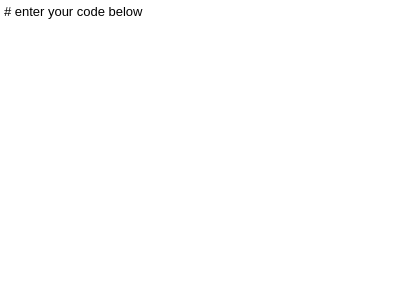
<ui version="4.0" >
 <class>BasicEditor</class>
 <widget class="QWidget" name="BasicEditor" >
  <property name="geometry" >
   <rect>
    <x>0</x>
    <y>0</y>
    <width>400</width>
    <height>300</height>
   </rect>
  </property>
  <property name="windowTitle" >
   <string>Form</string>
  </property>
  <layout class="QVBoxLayout" >
   <property name="spacing" >
    <number>0</number>
   </property>
   <property name="margin" >
    <number>0</number>
   </property>
   <item>
    <widget class="QTextEdit" name="textEdit" >
     <property name="frameShape" >
      <enum>QFrame::NoFrame</enum>
     </property>
     <property name="frameShadow" >
      <enum>QFrame::Plain</enum>
     </property>
     <property name="html" >
      <string>&lt;!DOCTYPE HTML PUBLIC "-//W3C//DTD HTML 4.0//EN" "http://www.w3.org/TR/REC-html40/strict.dtd">
&lt;html>&lt;head>&lt;meta name="qrichtext" content="1" />&lt;style type="text/css">
p, li { white-space: pre-wrap; }
&lt;/style>&lt;/head>&lt;body style=" font-family:'DejaVu Sans'; font-size:10pt; font-weight:400; font-style:normal;">
&lt;p style=" margin-top:0px; margin-bottom:0px; margin-left:0px; margin-right:0px; -qt-block-indent:0; text-indent:0px;"># enter your code below&lt;/p>
&lt;p style="-qt-paragraph-type:empty; margin-top:0px; margin-bottom:0px; margin-left:0px; margin-right:0px; -qt-block-indent:0; text-indent:0px;">&lt;/p>
&lt;p style="-qt-paragraph-type:empty; margin-top:0px; margin-bottom:0px; margin-left:0px; margin-right:0px; -qt-block-indent:0; text-indent:0px;">&lt;/p>&lt;/body>&lt;/html></string>
     </property>
    </widget>
   </item>
  </layout>
 </widget>
 <resources/>
 <connections/>
</ui>
